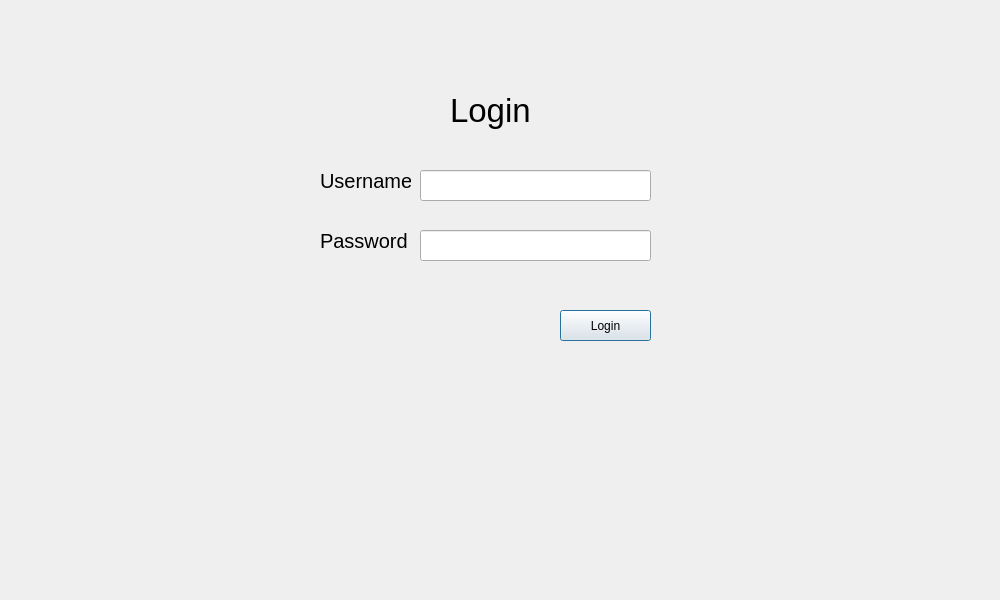
<?xml version="1.0" encoding="UTF-8"?>
<ui version="4.0">
 <class>Dialog</class>
 <widget class="QDialog" name="Dialog">
  <property name="geometry">
   <rect>
    <x>0</x>
    <y>0</y>
    <width>1000</width>
    <height>600</height>
   </rect>
  </property>
  <property name="windowTitle">
   <string>Dialog</string>
  </property>
  <widget class="QLineEdit" name="password">
   <property name="geometry">
    <rect>
     <x>420</x>
     <y>230</y>
     <width>231</width>
     <height>31</height>
    </rect>
   </property>
  </widget>
  <widget class="QLineEdit" name="username">
   <property name="geometry">
    <rect>
     <x>420</x>
     <y>170</y>
     <width>231</width>
     <height>31</height>
    </rect>
   </property>
  </widget>
  <widget class="QPushButton" name="loginbutton">
   <property name="geometry">
    <rect>
     <x>560</x>
     <y>310</y>
     <width>91</width>
     <height>31</height>
    </rect>
   </property>
   <property name="styleSheet">
    <string notr="true"/>
   </property>
   <property name="text">
    <string>Login</string>
   </property>
  </widget>
  <widget class="QLabel" name="label_2">
   <property name="geometry">
    <rect>
     <x>320</x>
     <y>160</y>
     <width>91</width>
     <height>41</height>
    </rect>
   </property>
   <property name="styleSheet">
    <string notr="true">font-size: 15pt;</string>
   </property>
   <property name="text">
    <string>Username</string>
   </property>
  </widget>
  <widget class="QLabel" name="label_3">
   <property name="geometry">
    <rect>
     <x>320</x>
     <y>220</y>
     <width>91</width>
     <height>41</height>
    </rect>
   </property>
   <property name="styleSheet">
    <string notr="true">font-size: 15pt;</string>
   </property>
   <property name="text">
    <string>Password</string>
   </property>
  </widget>
  <widget class="QLabel" name="label">
   <property name="geometry">
    <rect>
     <x>450</x>
     <y>90</y>
     <width>161</width>
     <height>41</height>
    </rect>
   </property>
   <property name="styleSheet">
    <string notr="true">font: 25pt;</string>
   </property>
   <property name="text">
    <string>Login</string>
   </property>
  </widget>
 </widget>
 <resources/>
 <connections/>
</ui>
